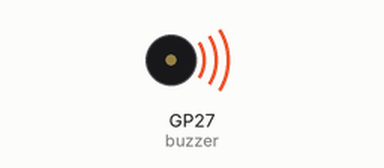
Simulated run of this program. Board: Raspberry Pi Pico running MicroPython. On the bench: buzzer (waves = sounding, pin HIGH). What the program prints to the serial console is not drawn.

Above: at 0.5 s.
Timing chart, 0 to 4.6 s (numbered marks = the images above):
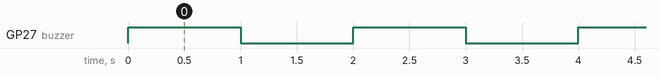

Measured:
- by itself, GP27 (buzzer): alternates HIGH for 1.0 s and LOW for 1.0 s

The program:

main.py
```python
from machine import Pin
import time

buzzer = Pin(27, Pin.OUT)

while True:
    buzzer.value(1)
    print("Buzzer active...")
    time.sleep(1)
    buzzer.value(0)
    print("Buzzer inactive...")
    time.sleep(1)
```
